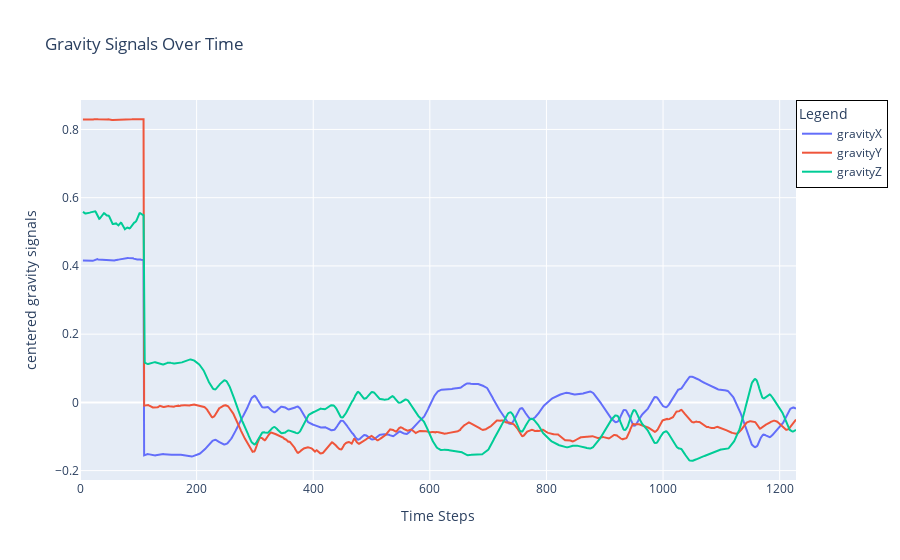

Notebook cell for this chart:
### Code cell
analyze_centered_signals(squat[-1], "centered gravity signals")

### Figure 1 — Plotly figure (JSON) as saved in the notebook; plotly's stock layout.template omitted (floating-point values rounded to 4 significant figures; data arrays with more than 128 entries replaced by an {"elided": "..."} marker saying what was removed)
{"data": [{"name": "gravityX", "type": "scatter", "x": {"elided": "1229 int values"}, "y": {"elided": "1229 float values"}}, {"name": "gravityY", "type": "scatter", "x": {"elided": "1229 int values"}, "y": {"elided": "1229 float values"}}, {"name": "gravityZ", "type": "scatter", "x": {"elided": "1229 int values"}, "y": {"elided": "1229 float values"}}], "layout": {"autosize": true, "hovermode": "x unified", "legend": {"bordercolor": "Black", "borderwidth": 1, "title": {"text": "Legend"}, "x": 1, "y": 1}, "title": {"text": "Gravity Signals Over Time"}, "xaxis": {"autorange": true, "range": [0, 1228], "title": {"text": "Time Steps"}, "type": "linear"}, "yaxis": {"autorange": true, "range": [-0.2275, 0.8863], "title": {"text": "centered gravity signals"}, "type": "linear"}}}
